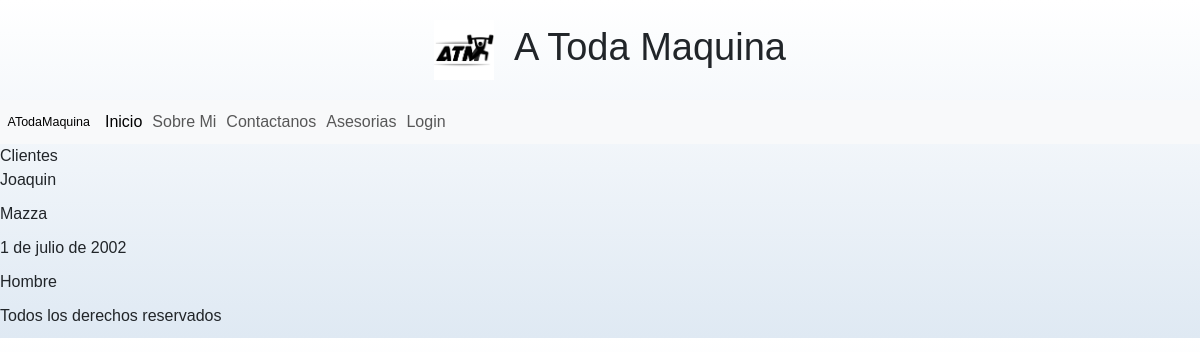
The page /cliente/ on the database its author committed.
### apps/cliente/models.py (models this page shows, shortened)
class Cliente(models.Model):
    nombre = models.CharField(max_length=50)
    apellido = models.CharField(max_length=50)
    nacimiento = models.DateField(null=True)
    sexo_id = models.ForeignKey(Sexo, on_delete=models.SET_NULL, null=True)

class Sexo(models.Model):
    nombre = models.CharField(max_length=50)
    def __str__(self):
        return self.nombre

### apps/cliente/views.py (the view)
# urls.py: path("", views.home, name="home"),
def home(request):
    clientes_registros = Cliente.objects.all()
    contexto = {"clientes": clientes_registros}
    return render(request, "cliente/index.html", contexto)

### apps/cliente/templates/cliente/index.html
{% extends 'Home/base.html' %}
    {% block INDEX_TITULO %} Clientes {% endblock INDEX_TITULO %}
    {% block INDEX_CONTENIDO %}
        {% for cliente in clientes %}
            <p>{{ cliente.nombre }}</p>
            <p>{{ cliente.apellido }}</p>
            <p>{{ cliente.nacimiento }}</p>
            <p>{{ cliente.sexo_id }}</p>
        {% endfor %}
    {% endblock INDEX_CONTENIDO %}

### apps/Home/static/Home/css/styles.css (style rules this page uses)
:root { --blanco: #ffffff; --negro: #212121; --gris: #757575; }
html { font-size: 62.5%; box-sizing: border-box; scroll-snap-type: y mandatory; }
body { font-size: 16px; font-family: Arial, Helvetica, sans-serif; background-image: linear-gradient(to top, #dfe9f3 0%, var(--blanco) 100%); }

### rows shown on the page
Cliente: nombre "Joaquin", apellido "Mazza", nacimiento "1 de julio de 2002", sexo_id "Hombre"
